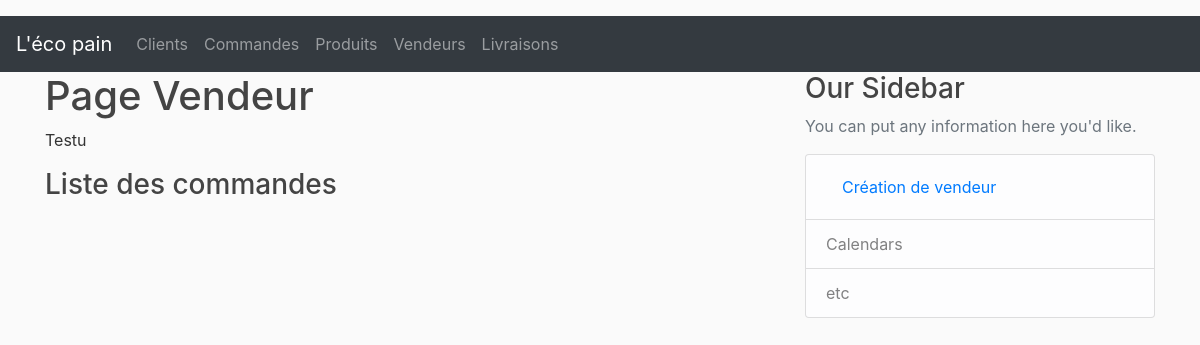
The app's page /vendors/2, older data.
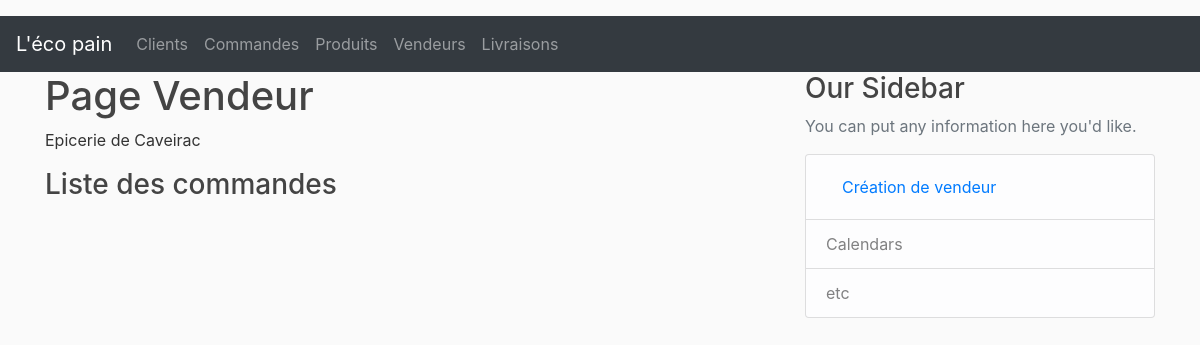
The same page, newer data.
### lecopain/dao/models.py (models this page shows, shortened)
class Vendor(db.Model)        :
    __tablename__             = 'vendors'
    id                        = db.Column(db.Integer, primary_key  = True)
    name                      = db.Column(db.String(50), nullable  = False)
    email                     = db.Column(db.String(200), nullable = False)
    products                  = db.relationship('Product', backref = 'vendor', lazy = True)
    vendorOrders              = db.relationship('VendorOrder', backref = 'vendor', lazy = True)

### lecopain/controllers/vendor_controller.py (the view)
@vendor_page.route("/vendors/<int:vendor_id>")
def vendor(vendor_id):
    vendor = Vendor.query.get_or_404(vendor_id)
    return render_template('/vendors/vendor.html', vendor=vendor)

### lecopain/templates/vendors/vendor.html (shortened to what this page needs)
{% extends "layout.html" %}
{% block content %}
    <h1>Page Vendeur</h1>
    <div class="content-section">
        <p>{{vendor.name}}</p>
    </div>
    <div>
        <h3>Liste des commandes</h3>
    </div>
{% endblock %}
{% block right_menu %}
<div class="content-section">
    <h3>Our Sidebar</h3>
    <p class='text-muted'>You can put any information here you'd like.
        <ul class="list-group">
        <li class="list-group-item list-group-item-light">
                <a class="nav-link" href="/vendors/new">Création de vendeur</a></li>
        <li class="list-group-item list-group-item-light">Calendars</li>
        <li class="list-group-item list-group-item-light">etc</li>
        </ul>
    </p>
</div>
{% endblock %}

Row changes from the older to the newer data that the page shows:
changed Vendor: name "Testu" → "Epicerie de Caveirac"
